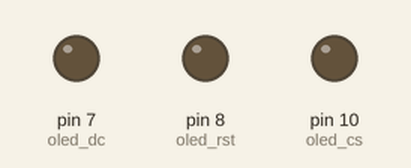
Recording of a sketch running on a simulated Arduino Uno, built with avr-gcc and run on an emulated ATmega328P. Parts: output pins drawn as LEDs (lit = HIGH).

Above: at 0.1 s.
At 0.6 s:
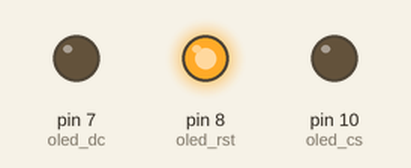
At 1.5 s:
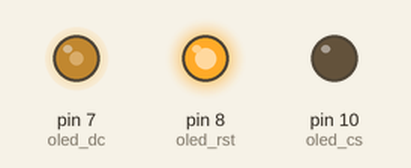
Timing chart, 0 to 3.0 s (numbered marks = the images above):
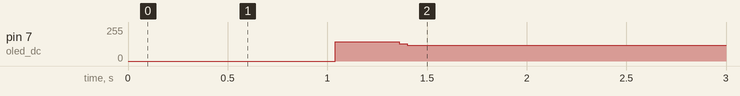

Measured:
- by itself, pin 7 (oled_dc): 146/255 → 117/255 at 1.4 s

The sketch:

1.5_Oled_Code.ino
```cpp
#include "OLED_Driver.h"
#include "ASCII_Font.h"
#include "OLED_Grafix.h"

#include <SPI.h>
#include <Wire.h>

OLED_Driver oledd = OLED_Driver();
OLED_Grafix grafix = OLED_Grafix();

void setup()  {

  //Init GPIO
  pinMode(oled_cs, OUTPUT);
  pinMode(oled_rst, OUTPUT);
  pinMode(oled_dc, OUTPUT);

  //Init UART
  Serial.begin(9600);

#if INTERFACE_4WIRE_SPI
  //Init SPI
  SPI.setDataMode(SPI_MODE0);
  SPI.setBitOrder(MSBFIRST);
  SPI.setClockDivider(SPI_CLOCK_DIV2);
  SPI.begin();

#elif INTERFACE_3WIRE_SPI

  pinMode(oled_sck, OUTPUT);
  pinMode(oled_din, OUTPUT);

#endif
  grafix.initScreen();
  grafix.setTextColor(GREEN);
  grafix.writeText(1,1,"Brandon's K40");
  grafix.setColor(WHITE);
  grafix.drawLine(0,10,128,10);
  grafix.drawCircle(85, 60, 20);

  Serial.begin(9600);
}

int count;
int count2;
boolean switcher = false;
void loop() {
  grafix.setBarColor(BLUE);
  grafix.setGraphColor(WHITE);
  grafix.setTextColor(WHITE);
  grafix.setGaugeText(true);
  grafix.drawGauge(20, 60, count, 100, 20);
  grafix.writeText(9, 25, "Temp");
  // grafix.writeNumber(15, 52, count);
  grafix.setColor(WHITE);
  grafix.drawLine(85, 60, 85 - (20 - 2) * cos(count2 * (PI / 180)), 60 - (20 - 2) * sin(count2 * (PI / 180)));
  grafix.drawLine(85, 60, 85 - (20 - 2) * cos((count2 - 90) * (PI / 180)), 60 - (20 - 2) * sin((count2 - 90) * (PI / 180)));
  grafix.drawLine(85, 60, 85 - (20 - 2) * cos((count2 - 180) * (PI / 180)), 60 - (20 - 2) * sin((count2 - 180) * (PI / 180)));
  grafix.drawLine(85, 60, 85 - (20 - 2) * cos((count2 - 270) * (PI / 180)), 60 - (20 - 2) * sin((count2 - 270) * (PI / 180)));
  grafix.setColor(BLACK);
  grafix.drawLine(85, 60, 85 - (20 - 2) * cos((count2 - 14) * (PI / 180)), 60 - (20 - 2) * sin((count2 - 14) * (PI / 180)));
  grafix.drawLine(85, 60, 85 - (20 - 2) * cos((count2 - 104) * (PI / 180)), 60 - (20 - 2) * sin((count2 - 104) * (PI / 180)));
  grafix.drawLine(85, 60, 85 - (20 - 2) * cos((count2 - 194) * (PI / 180)), 60 - (20 - 2) * sin((count2 - 194) * (PI / 180)));
  grafix.drawLine(85, 60, 85 - (20 - 2) * cos((count2 - 284) * (PI / 180)), 60 - (20 - 2) * sin((count2 - 284) * (PI / 180)));

  if (count == 100) {
    switcher = true;
  }
  if (count == 0) {
    switcher = false;
  }
  if (switcher == true) {
    count--;
  }
  if (switcher == false) {
    count++;
  }
  if (count2 > 360)
  {
    count2 = 0;
  }
  count2 += 2;

}
```

OLED_Grafix.cpp
```cpp
#include "OLED_Driver.h"
#include "ASCII_Font.h"
#include "OLED_Grafix.h"

#include <math.h>
#include "stdlib.h"

using namespace std;

OLED_Driver oled_d = OLED_Driver();

OLED_Grafix::OLED_Grafix(void){}

void OLED_Grafix::setGaugeText(bool text) {
    text_status = text;
}

void OLED_Grafix::setBarColor(uint16_t color = WHITE) {
    bar_color = color;
}

void OLED_Grafix::setGraphColor(uint16_t color = WHITE) {
    graph_color = color;
}

void OLED_Grafix::setTextColor(uint16_t color = WHITE) {
    text_color = color;
}

void OLED_Grafix::initScreen(void)
{
    Device_Init();
}

void OLED_Grafix::HBarGraph(int x, int y, float w, int h, float value, float maxi)
{
    int pos = round((w / maxi) * value);
    oled_d.Set_Color(graph_color);
    drawRect(x, y, w, h);
    if (pos > w)
    {
        return;
    }
    if (pos < w - 2)
    {
        oled_d.Set_FillColor(bar_color);
        drawFRect(x + 1, y + 1, pos + 1, h - 2);
        oled_d.Set_FillColor(BLACK);
        drawFRect(x + pos + 2, y + 1, w - pos - 3, h - 2);
    }
    if (pos >= w - 2)
    {
        oled_d.Set_FillColor(bar_color);
        drawFRect(x + 2, y + 1, w - 3, h - 2);
    }
}

void OLED_Grafix::VBarGraph(int x, int y, int w, float h, float value, float maxi) {
    int pos = round((h / maxi) * value);
    if (pos > h)
    {
        return;
    }
    oled_d.Set_Color(graph_color);
    drawRect(x, y, w, h);
    if (pos < h - 2)
    {
        oled_d.Set_FillColor(bar_color);
        drawFRect(x + 1, (y + h) - pos - 1, w - 2, pos);
        oled_d.Set_FillColor(BLACK);
        drawFRect(x + 1, y + 1, w - 2,h - pos - 3);
    }
    if(pos >= h - 2)
    {
        oled_d.Set_FillColor(bar_color);
        drawFRect(x + 1, y + 1, w - 2, h - 2);
    }
}

void OLED_Grafix::drawRect(int16_t x, int16_t y, int16_t w, int16_t h)
{
    Draw_FastHLine(x, y, w);
    Draw_FastHLine(x, y + h - 1, w);
    Draw_FastVLine(x, y, h);
    Draw_FastVLine(x + w - 1, y, h);
}

void OLED_Grafix::drawFRect(uint16_t x, uint16_t y, uint16_t w, uint16_t h) {
    if ((x >= SSD1351_WIDTH) || (y >= SSD1351_HEIGHT))
        return;

    // Y bounds check
    if (y + h > SSD1351_HEIGHT)
    {
        h = SSD1351_HEIGHT - y - 1;
    }

    // X bounds check
    if (x + w > SSD1351_WIDTH)
    {
        w = SSD1351_WIDTH - x - 1;
    }

    // set location
    Write_Command(SSD1351_CMD_SETCOLUMN);
    Write_Data(x);
    Write_Data(x + w - 1);
    Write_Command(SSD1351_CMD_SETROW);
    Write_Data(y);
    Write_Data(y + h - 1);

    // fill!
    Write_Command(SSD1351_CMD_WRITERAM);
    for (uint16_t i = 0; i < w * h; i++)
    {
        Write_Data(color_fill_byte[0]);
        Write_Data(color_fill_byte[1]);
    }
}

void OLED_Grafix::drawLine(int16_t x0, int16_t y0, int16_t x1, int16_t y1) {
    // Update in subclasses if desired!
    if (x0 == x1)
    {
        if (y0 > y1)
            swap(y0, y1);
        Draw_FastVLine(x0, y0, y1 - y0 + 1);
    }
    else if (y0 == y1)
    {
        if (x0 > x1)
            swap(x0, x1);
        Draw_FastHLine(x0, y0, x1 - x0 + 1);
    }
    else
        writeLine(x0, y0, x1, y1);
}

void OLED_Grafix::drawCircle(int16_t x0, int16_t y0, int16_t r)
{
    int16_t f = 1 - r;
    int16_t ddF_x = 1;
    int16_t ddF_y = -2 * r;
    int16_t x = 0;
    int16_t y = r;

    Draw_Pixel(x0, y0 + r);
    Draw_Pixel(x0, y0 - r);
    Draw_Pixel(x0 + r, y0);
    Draw_Pixel(x0 - r, y0);

    while (x < y)
    {
        if (f >= 0)
        {
            y--;
            ddF_y += 2;
            f += ddF_y;
        }
        x++;
        ddF_x += 2;
        f += ddF_x;

        Draw_Pixel(x0 + x, y0 + y);
        Draw_Pixel(x0 - x, y0 + y);
        Draw_Pixel(x0 + x, y0 - y);
        Draw_Pixel(x0 - x, y0 - y);
        Draw_Pixel(x0 + y, y0 + x);
        Draw_Pixel(x0 - y, y0 + x);
        Draw_Pixel(x0 + y, y0 - x);
        Draw_Pixel(x0 - y, y0 - x);
    }
}

void OLED_Grafix::drawFCircle(int16_t x0, int16_t y0, int16_t r)
{
    Draw_FastVLine(x0, y0 - r, 2 * r + 1);
    FCircleHelper(x0, y0, r, 3, 0);
}

void OLED_Grafix::drawTriangle(int16_t x0, int16_t y0, int16_t x1, int16_t y1, int16_t x2, int16_t y2)
{
    drawLine(x0, y0, x1, y1);
    drawLine(x1, y1, x2, y2);
    drawLine(x2, y2, x0, y0);
}

void OLED_Grafix::drawRoundRect(int16_t x, int16_t y, int16_t w, int16_t h, int16_t r)
{
    Draw_FastHLine(x + r, y, w - 2 * r);         // Top
    Draw_FastHLine(x + r, y + h - 1, w - 2 * r); // Bottom
    Draw_FastVLine(x, y + r, h - 2 * r);         // Left
    Draw_FastVLine(x + w - 1, y + r, h - 2 * r); // Right
    // draw four corners
    circleHelper(x + r, y + r, r, 1);
    circleHelper(x + w - r - 1, y + r, r, 2);
    circleHelper(x + w - r - 1, y + h - r - 1, r, 4);
    circleHelper(x + r, y + h - r - 1, r, 8);
}

void OLED_Grafix::drawGauge(uint16_t x0, uint16_t y0, uint16_t value, uint16_t maxi, uint16_t r)
{
    int16_t f = 1 - r;
    int16_t ddF_x = 1;
    int16_t ddF_y = -2 * r;
    int16_t x = 0;
    int16_t y = r;

    setColor(graph_color);
    Draw_Pixel(x0, y0 - r);
    Draw_Pixel(x0 + r, y0);
    Draw_Pixel(x0 - r, y0);
    Draw_FastHLine(x0-r,y0,r+r);

    if(value <= maxi && value >= 0)
    {
        setColor(bar_color);
        drawLine(x0, y0, x0 - (r - 1) * cos(value * (PI / maxi)), y0 - (r - 1) * sin(value * (PI / maxi)));
        setColor(BLACK);
        drawLine(x0, y0, x0 - (r - 1) * cos((value - 2) * (PI / maxi)), y0 - (r - 1) * sin((value - 2) * (PI / maxi)));

        drawLine(x0, y0, x0 - (r - 1) * cos((value + 2) * (PI / maxi)), y0 - (r - 1) * sin((value + 2) * (PI / maxi)));
        setColor(graph_color);
    }

    if(text_status)
    {
        writeNumber(x0 - 5, y0 - 8, value);
    }

    while (x < y)
    {
        if (f >= 0)
        {
            y--;
            ddF_y += 2;
            f += ddF_y;
        }
        x++;
        ddF_x += 2;
        f += ddF_x;

        Draw_Pixel(x0 + x, y0 - y);
        Draw_Pixel(x0 - x, y0 - y);
        Draw_Pixel(x0 + y, y0 - x);
        Draw_Pixel(x0 - y, y0 - x);
    }

}

void OLED_Grafix::setColor(const uint8_t *text)
{
    Set_Color(text);
}

void OLED_Grafix::setFillColor(const uint8_t *text)
{
    Set_FillColor(text);
}

void OLED_Grafix::writeNumber(uint8_t x, uint8_t y, uint8_t num)
{
    oled_d.Set_Color(text_color);
    const char *nums[11] = {"0", "1", "2", "3", "4", "5", "6", "7", "8", "9"};
    if(num<=9)
    {
        writeText(x, y, nums[num]);
        writeText(x + 6, y, " ");
        writeText(x + 12, y, " ");
    }
    if(num > 9)
    {
        writeText(x, y, nums[num / 10 % 10]);
        writeText(x + 6, y, nums[num % 10]);
        writeText(x + 12, y, " ");
    }
    if(num > 99)
    {
        writeText(x, y, nums[num / 100 % 10]);
        writeText(x + 6, y, nums[num / 10 % 10]);
        writeText(x + 12, y, nums[num % 10]);
    }
}

void OLED_Grafix::writeText(uint8_t x, uint8_t y, const uint8_t *text)
{
    uint8_t i = 0, j, k;
    oled_d.Set_Color(text_color);

    while (text[i] > 0x00)
    {
        if ((text[i] >= 0x20) && (text[i] <= 0x7e))
        {
            j = text[i] - 0x20;
            for (k = 0; k < 5; k++)
            {
                Set_Address(x + k, y);
                Write_text(ascii_table_5x8[j][k]);
            }
            Set_Address(x + 5, y);
            Write_text(0x00);
            i++;
            x += 6;
            if (x >= 128)
                x = 1;
        }
        else
            i++;
    }
}

void OLED_Grafix::writeLine(int16_t x0, int16_t y0, int16_t x1, int16_t y1)
{
    int16_t steep = abs(y1 - y0) > abs(x1 - x0);

    if (steep)
    {
        swap(x0, y0);
        swap(x1, y1);
    }
    if (x0 > x1)
    {
        swap(x0, x1);
        swap(y0, y1);
    }

    int16_t dx, dy;
    dx = x1 - x0;
    dy = abs(y1 - y0);

    int16_t err = dx / 2;
    int16_t ystep;

    if (y0 < y1)
    {
        ystep = 1;
    }
    else
    {
        ystep = -1;
    }

    for (; x0 <= x1; x0++)
    {
        if (steep)
            Draw_Pixel(y0, x0);
        else
            Draw_Pixel(x0, y0);
        err -= dy;

        if (err < 0)
        {
            y0 += ystep;
            err += dx;
        }
    }
}

void OLED_Grafix::circleHelper(int16_t x0, int16_t y0, int16_t r, uint8_t corner)
{
    int16_t f = 1 - r;
    int16_t ddF_x = 1;
    int16_t ddF_y = -2 * r;
    int16_t x = 0;
    int16_t y = r;

    while (x < y)
    {
        if (f >= 0)
        {
            y--;
            ddF_y += 2;
            f += ddF_y;
        }
        x++;
        ddF_x += 2;
        f += ddF_x;
        if (corner & 0x4)
        {
            Draw_Pixel(x0 + x, y0 + y);
            Draw_Pixel(x0 + y, y0 + x);
        }
        if (corner & 0x2)
        {
            Draw_Pixel(x0 + x, y0 - y);
            Draw_Pixel(x0 + y, y0 - x);
        }
        if (corner & 0x8)
        {
            Draw_Pixel(x0 - y, y0 + x);
            Draw_Pixel(x0 - x, y0 + y);
        }
        if (corner & 0x1)
        {
            Draw_Pixel(x0 - y, y0 - x);
            Draw_Pixel(x0 - x, y0 - y);
        }
    }
}

void OLED_Grafix::FCircleHelper(int16_t x0, int16_t y0, int16_t r, uint8_t corner, int16_t delta)
{
    int16_t f = 1 - r;
    int16_t ddF_x = 1;
    int16_t ddF_y = -2 * r;
    int16_t x = 0;
    int16_t y = r;

    while (x < y)
    {
        if (f >= 0)
        {
            y--;
            ddF_y += 2;
            f += ddF_y;
        }
        x++;
        ddF_x += 2;
        f += ddF_x;

        if (corner & 0x1)
        {
            Draw_FastVLine(x0 + x, y0 - y, 2 * y + 1 + delta);
            Draw_FastVLine(x0 + y, y0 - x, 2 * x + 1 + delta);
        }
        if (corner & 0x2)
        {
            Draw_FastVLine(x0 - x, y0 - y, 2 * y + 1 + delta);
            Draw_FastVLine(x0 - y, y0 - x, 2 * x + 1 + delta);
        }
    }
}
```

OLED_Grafix.h
```cpp
#ifndef __OLED_GRAFIX_H
#define __OLED_GRAFIX_H


#include "OLED_Driver.h"

#define PI 3.14159


class OLED_Grafix : public virtual OLED_Driver{

    public:
        OLED_Grafix(void);
        float old_value;
        float first_value;

        void setBarColor(uint16_t color);
        void setGraphColor(uint16_t color);
        void setTextColor(uint16_t color);
        void setGaugeText(bool text);
        void initScreen(void);
        void HBarGraph(int x, int y, float w, int h, float value, float maxi);
        void VBarGraph(int x, int y, int w, float h, float value, float maxi);
        void drawRect(int16_t x, int16_t y, int16_t w, int16_t h);
        void drawFRect(uint16_t x, uint16_t y, uint16_t w, uint16_t h);
        void drawLine(int16_t x0, int16_t y0, int16_t x1, int16_t y1);
        void drawCircle(int16_t x0, int16_t y0, int16_t r);
        void drawFCircle(int16_t x0, int16_t y0, int16_t r);
        void drawTriangle(int16_t x0, int16_t y0, int16_t x1, int16_t y1, int16_t x2, int16_t y2);
        void drawRoundRect(int16_t x, int16_t y, int16_t w, int16_t h, int16_t r);
        void drawGauge(uint16_t x, uint16_t y, uint16_t value, uint16_t max, uint16_t radius);
        void setColor(const uint8_t *text);
        void setFillColor(const uint8_t *text);
        void writeNumber(uint8_t x, uint8_t y, uint8_t num);
        void writeText(uint8_t x, uint8_t y, const uint8_t *text);

    private :
        uint16_t bar_color;
        uint16_t graph_color;
        uint16_t text_color;
        bool text_status;

        void writeLine(int16_t x0, int16_t y0, int16_t x1, int16_t y1);
        void circleHelper(int16_t x0, int16_t y0, int16_t r, uint8_t corner);
        void FCircleHelper(int16_t x0, int16_t y0, int16_t r, uint8_t corner, int16_t delta);
};

#endif
```

OLED_Driver.h
```cpp
#ifndef __OLED_DRIVER_H
#define __OLED_DRIVER_H

#include "stdlib.h"
#include "SPI.h"

extern uint8_t color_byte[2],color_fill_byte[2];

//Enable 4WIRE-SPI or 3WIRE-SPI
#define INTERFACE_4WIRE_SPI 1
#define INTERFACE_3WIRE_SPI !(INTERFACE_4WIRE_SPI)


#define SSD1351_WIDTH   128
#define SSD1351_HEIGHT  128

#define SSD1351_CMD_SETCOLUMN       0x15
#define SSD1351_CMD_SETROW          0x75
#define SSD1351_CMD_WRITERAM        0x5C
#define SSD1351_CMD_READRAM         0x5D
#define SSD1351_CMD_SETREMAP        0xA0
#define SSD1351_CMD_STARTLINE       0xA1
#define SSD1351_CMD_DISPLAYOFFSET 	0xA2
#define SSD1351_CMD_DISPLAYALLOFF 	0xA4
#define SSD1351_CMD_DISPLAYALLON  	0xA5
#define SSD1351_CMD_NORMALDISPLAY 	0xA6
#define SSD1351_CMD_INVERTDISPLAY 	0xA7
#define SSD1351_CMD_FUNCTIONSELECT 	0xAB
#define SSD1351_CMD_DISPLAYOFF      0xAE
#define SSD1351_CMD_DISPLAYON     	0xAF
#define SSD1351_CMD_PRECHARGE       0xB1
#define SSD1351_CMD_DISPLAYENHANCE  0xB2
#define SSD1351_CMD_CLOCKDIV        0xB3
#define SSD1351_CMD_SETVSL          0xB4
#define SSD1351_CMD_SETGPIO 		    0xB5
#define SSD1351_CMD_PRECHARGE2      0xB6
#define SSD1351_CMD_SETGRAY         0xB8
#define SSD1351_CMD_USELUT          0xB9
#define SSD1351_CMD_PRECHARGELEVEL 	0xBB
#define SSD1351_CMD_VCOMH           0xBE
#define SSD1351_CMD_CONTRASTABC     0xC1
#define SSD1351_CMD_CONTRASTMASTER  0xC7
#define SSD1351_CMD_MUXRATIO        0xCA
#define SSD1351_CMD_COMMANDLOCK     0xFD
#define SSD1351_CMD_HORIZSCROLL     0x96
#define SSD1351_CMD_STOPSCROLL      0x9E
#define SSD1351_CMD_STARTSCROLL     0x9F


#define swap(a, b) { uint8_t t = a; a = b; b = t; }

#define oled_cs   10
#define oled_rst  8
#define oled_dc   7
#define oled_sck  13
#define oled_din  11

#define BLACK   0x0000
#define BLUE    0x001F
#define RED     0xF800
#define GREEN   0x07E0
#define CYAN    0x07FF
#define MAGENTA 0xF81F
#define YELLOW  0xFFE0
#define WHITE   0xFFFF

  class OLED_Driver {

    public:
      OLED_Driver(void);

      void OLED_CS(uint8_t x);
      void OLED_RST(uint8_t x);
      void OLED_DC(uint8_t x);
      inline void OLED_SCK(uint8_t x);
      inline void OLED_DIN(uint8_t x);

      void Device_Init(void);
      void Clear_Screen(void);
      void Fill_Color(uint16_t color);
      void Set_Coordinate(uint16_t x, uint16_t y);

      void Write_text(uint8_t data1);
      void Set_Address(uint8_t column, uint8_t row);

      void Set_Color(uint16_t color);
      void Set_FillColor(uint16_t color);

      void Invert(bool v);
      void Draw_Pixel(int16_t x, int16_t y);

      void Write_Command(uint8_t dat);
      void Write_Data(uint8_t dat);
      void Write_Data(uint8_t* dat_p, int length);

      void Draw_FastHLine(int16_t x, int16_t y, int16_t length);
      void Draw_FastVLine(int16_t x, int16_t y, int16_t length);


      void Display_bmp(void);
      void Display_Interface(void);

    private:

      void RAM_Address(void);

  };


#endif
```

Source omitted: ASCII_Font.h (data table, 3138 bytes), OLED_Driver.cpp (7782 bytes)
